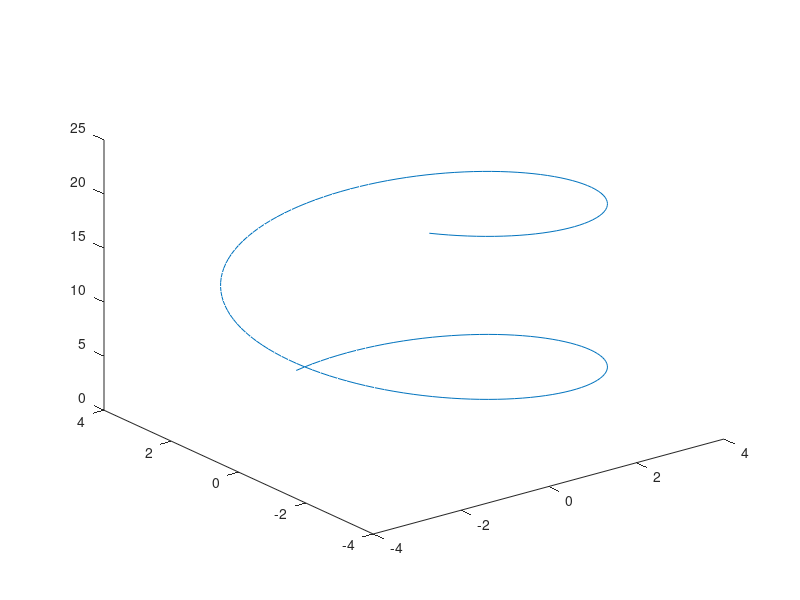

Write MATLAB code to recreate this figure.
f1=inline('3.5*sin(t/2)');
f2=inline('3.5*cos(t/2)');
f3=inline('1.2*t');

t = [0:0.1:20];
x = f1(t);
y = f2(t);
z = f3(t);
figure;
plot3(x, y, z);